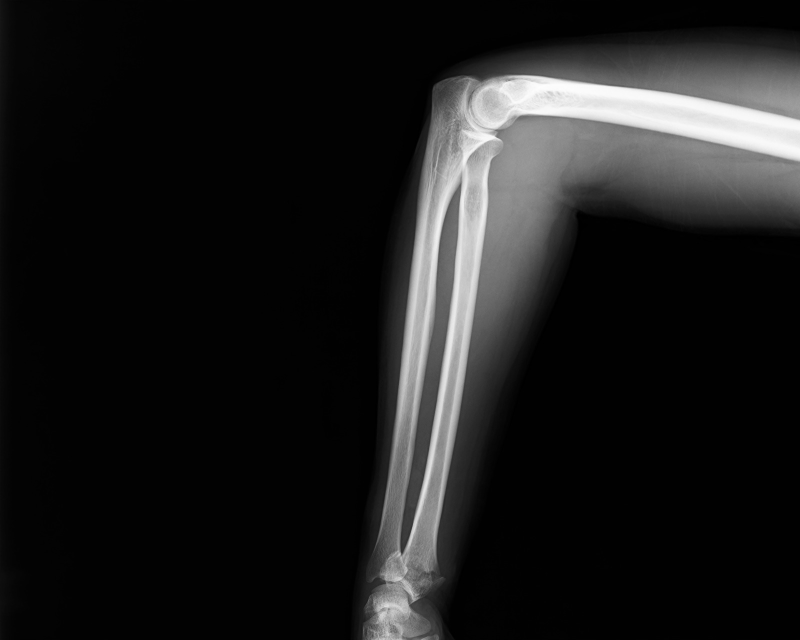
#> input picture results/v1/multi-agent-single-model/sonnet5/ID002-xray_analysis/images/00_original.png, 1600 x 1280 px (shown at 1/2 size)
$ python 01_crop_joint.py
#> lines starting #> are read from the running program, lines starting #| are printed output that depends on the picture
"""Analysis 1: unfiltered crop + upscale of the elbow joint region."""
from PIL import Image
from common import ORIGINAL, IMAGES_DIR, JOINT_BOX
import os

im = Image.open(ORIGINAL).convert("RGB")
#> im is the input picture: PIL image 1600x1280 RGB; min 0, max 254, mean 28.3
crop = im.crop(JOINT_BOX)
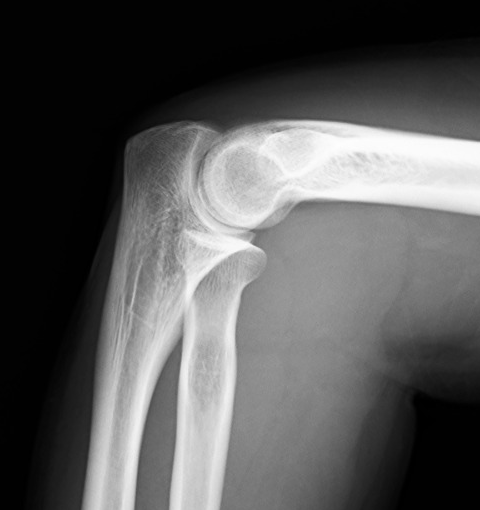
#> crop: PIL image 480x510 RGB; min 0, max 254, mean 87.8
w, h = crop.size
#> w = 480; h = 510
upscaled = crop.resize((w * 3, h * 3), Image.BICUBIC)
out = os.path.join(IMAGES_DIR, "01_elbow_joint_crop.png")
upscaled.save(out)
print("wrote", out, upscaled.size)
#| wrote results/v1/multi-agent-single-model/sonnet5/ID002-xray_analysis/images/01_elbow_joint_crop.png (1440, 1530)

$ run again, with multi-agent-single-model/sonnet5/ID002-xray_analysis/images/02_elbow_fatpad_clahe.png copied over results/v1/multi-agent-single-model/sonnet5/ID002-xray_analysis/images/00_original.png
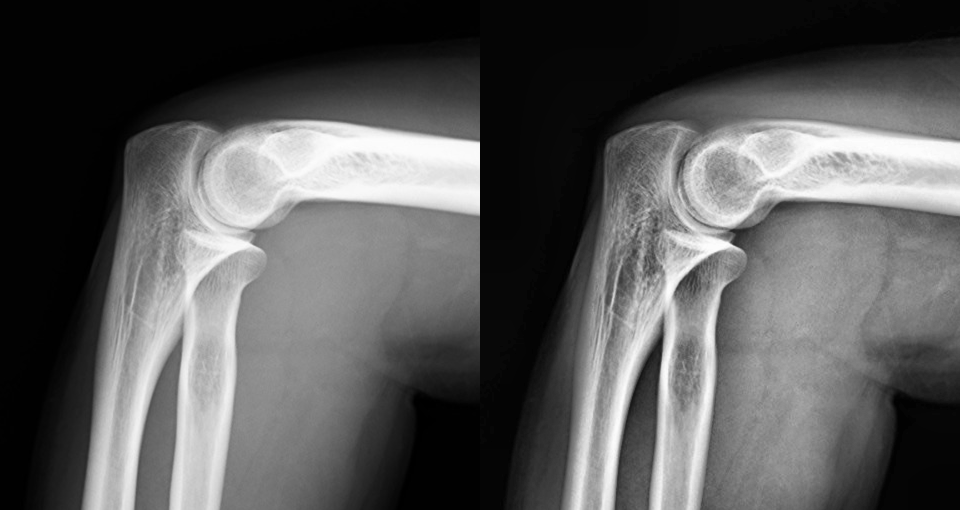
#> input picture multi-agent-single-model/sonnet5/ID002-xray_analysis/images/02_elbow_fatpad_clahe.png, 2880 x 1530 px (shown at 1/3 size)
#> `crop = im.crop(JOINT_BOX)`:
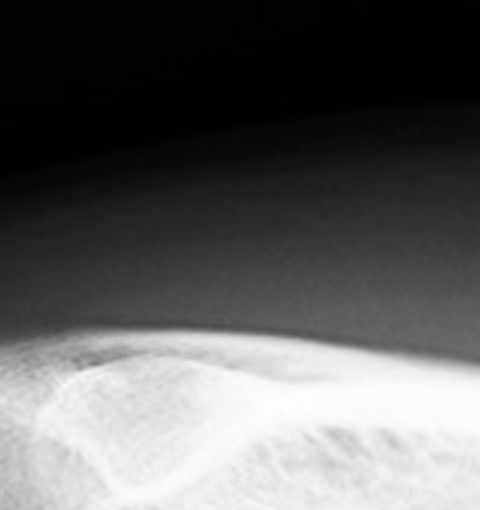
#> crop: PIL image 480x510 RGB; min 0, max 254, mean 95.2
#| wrote results/v1/multi-agent-single-model/sonnet5/ID002-xray_analysis/images/01_elbow_joint_crop.png (1440, 1530)
